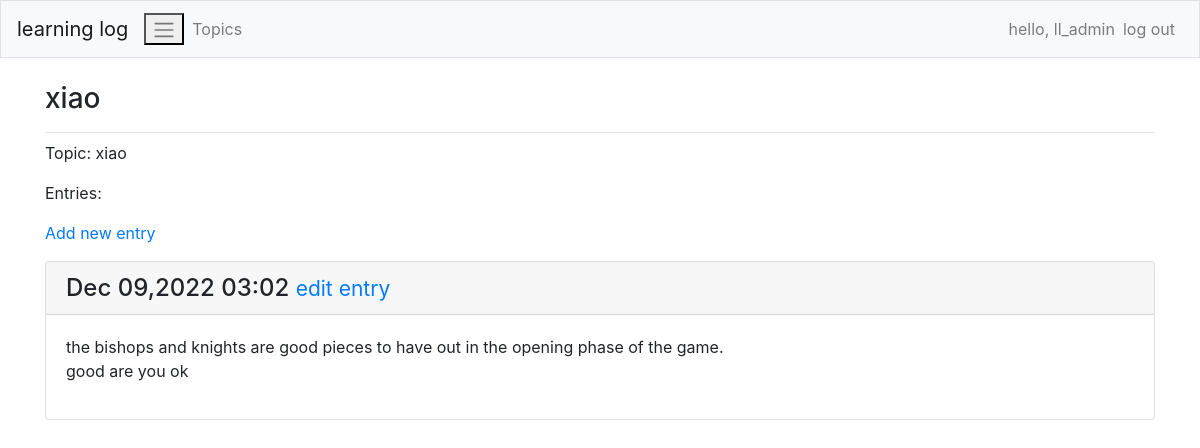
The page /topics/3/ (signed in) on the database its author committed.
### learning_logs/models.py (models this page shows, shortened)
class Topic(models.Model):
    text = models.CharField(max_length=200)
    date_added = models.DateTimeField(auto_now_add=True)
    owner = models.ForeignKey(User,on_delete=models.CASCADE)
    def __str__(self):
        return self.text

class Entry(models.Model):
    topic = models.ForeignKey(Topic,on_delete=models.CASCADE)
    text = models.TextField() #长度不受限制
    date_added = models.DateTimeField(auto_now_add=True)
    class Meta:
        verbose_name_plural = 'entries'

### learning_logs/views.py (the view)
# urls.py: path('topics/<int:topic_id>/',views.topic,name='topic'),
def topic(request,topic_id):
    topic = Topic.objects.get(id=topic_id)
    if topic.owner != request.user:
        raise Http404
    entries = topic.entry_set.order_by('-date_added')
    context = {'topic':topic,'entries':entries}
    return render(request,'learning_logs/topic.html',context)

### learning_logs/templates/learning_logs/topic.html (shortened to what this page needs)
<!DOCTYPE html>
<html lang="en">
<head>
</head>
<body>
{% extends 'learning_logs/base.html' %}
{% block page_header %}
    <h3>{{ topic }}</h3>
{% endblock page_header %}
{% block content %}
<p>Topic: {{ topic }}</p>
    <p>Entries:</p>
    <p>
        <a href="{% url 'learning_logs:new_entry' topic.id %}">Add new entry</a>
    </p>
{% for entry in entries %}
    <div class="card mb-3">
        <h4 class="card-header">
            {{ entry.date_added|date:'M d,Y H:i' }}
            <small> <a href="{% url 'learning_logs:edit_entry' entry.id %}">edit entry</a></small>
        </h4>
        <div class="card-body">
            {{ entry.text|linebreaks }}
        </div>
    </div>
    {% empty %}
        <p> There are no entries for this topic yet.</p>
    {% endfor %}
{% endblock content %}

### learning_logs/templates/learning_logs/base.html (shortened to what this page needs)
{% load bootstrap4 %}
<!doctype html>
<html lang="en">
<head>
    {% bootstrap_css %}
</head>
<body>
<nav class="navbar navbar-expand-md navbar-light bg-light mb-4 border">
    <a class="navbar-brand" href="{% url 'learning_logs:index' %}">learning log</a>
    <button class="navbar-toggle" type="button" data-toggle="collapse" data-target="#navbarCollapse" aria-controls="navbarCollapse"
        aria-expanded="false" aria-label="Toggle navigation">
        <span class="navbar-toggler-icon"></span>
    </button>
    <div class="collapse navbar-collapse" id="navbarCollapse">
        <ul class="navbar-nav mr-auto">
            <li class="nav-item">
                <a class="nav-link" href="{% url 'learning_logs:topics' %}">Topics</a>
            </li>
        </ul>
        <ul class="navbar-nav ml-auto">
            {% if user.is_authenticated %}
                <li class="nav-item">
                    <span class="navbar-text">hello, {{ user.username }}</span>
                </li>
               <li class="nav-item">
                    <a class="nav-link" href="{% url 'users:logout' %}">log out</a>
               </li>
            {% endif %}
        </ul>
    </div>
</nav>
<main role="main" class="container">
    <div class="pb-2 mb-2 border-bottom">
        {% block page_header %}{% endblock page_header %}
    </div>
    <div>
        {% block content %}{% endblock content %}
    </div>
</main>
</body>
</html>

### rows shown on the page
Topic: text "xiao"
Entry: date_added "Dec 09,2022 03:02", text "the bishops and knights are good pieces to have out in the opening phase of the game. good are you ok"

### other values the page prints
{{ user.username }} "ll_admin"
